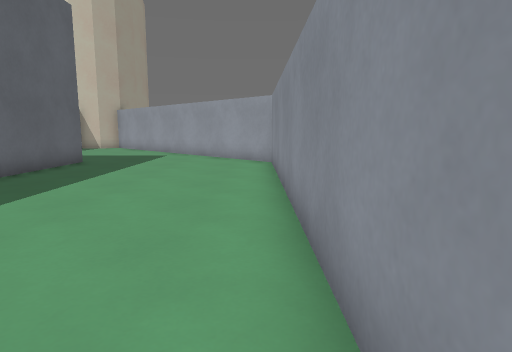
view 1 (above)

16 first-person views from a walk through a Godot game level. The camera is 1.2 m above the floor, tilts 8° down and sees 75° across. The floor is counted in squares, 1 m on a side. Each view is taken from the middle of a square. On the plan, view 1 faces up. The plan holds only what a view shows up to about 14 squares ahead; the rest is blank. The place goes on beyond the plan. Characters and animated objects are not drawn. Surface patterns are stand-ins for the level's own textures.

view 2
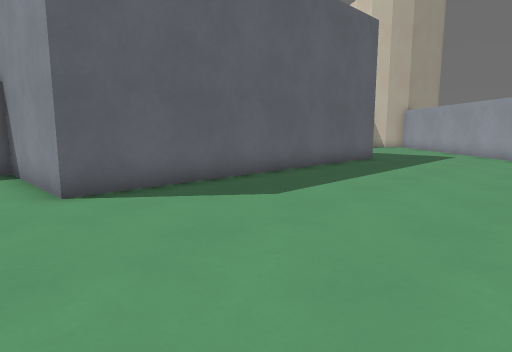

view 3
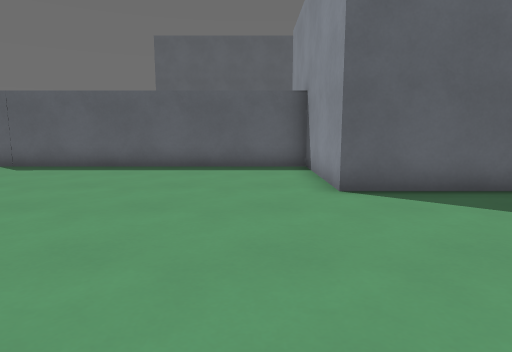

view 4
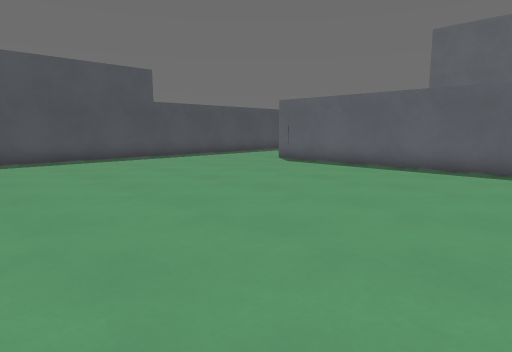

view 5
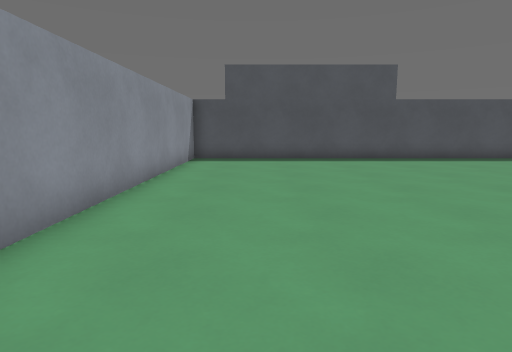

view 6
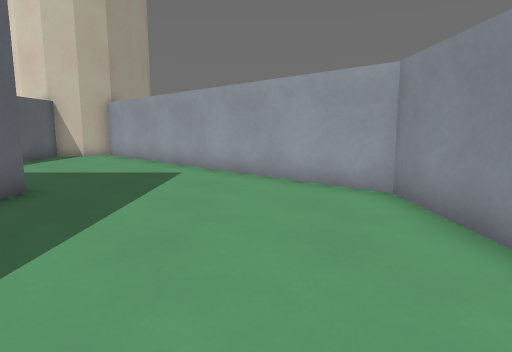

view 7
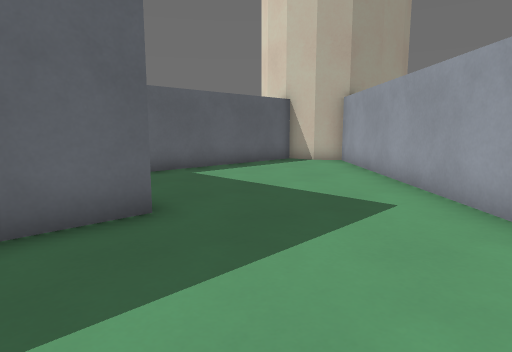

view 8
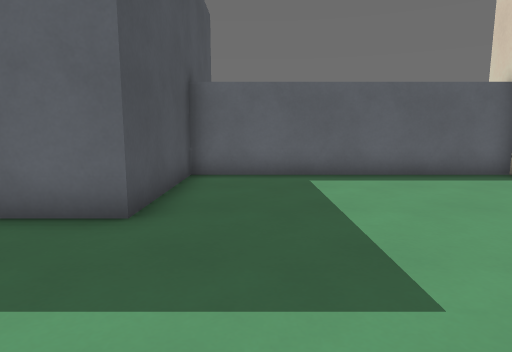

view 9
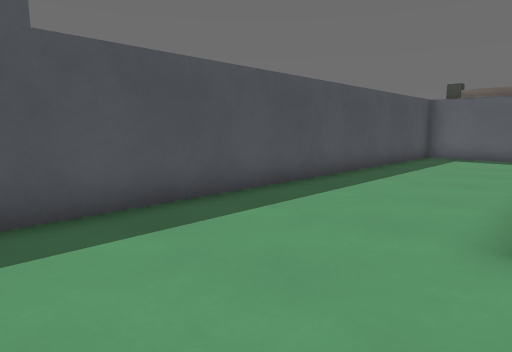

view 10
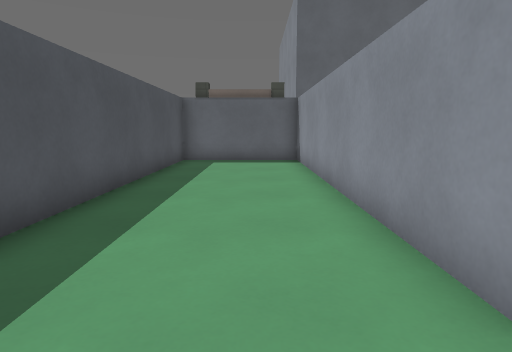

view 11
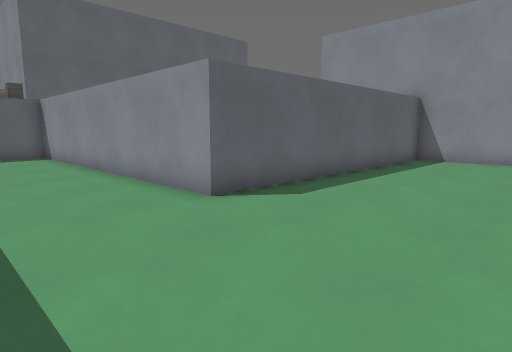

view 12
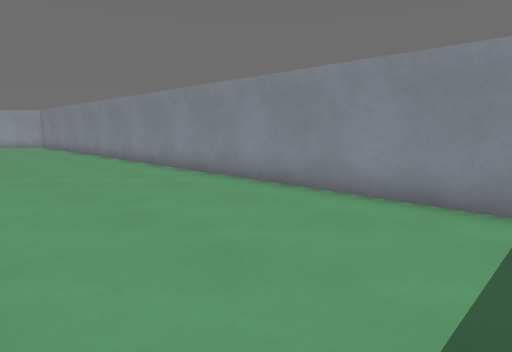

view 13
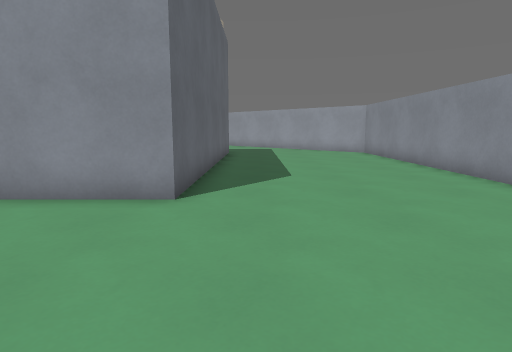

view 14
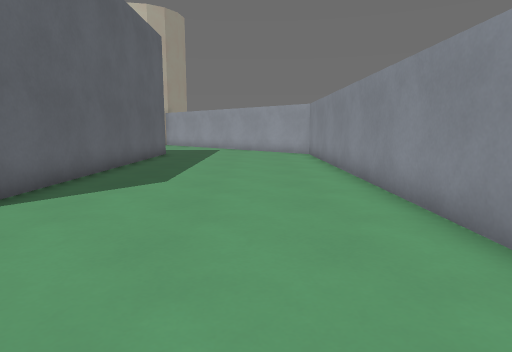

view 15
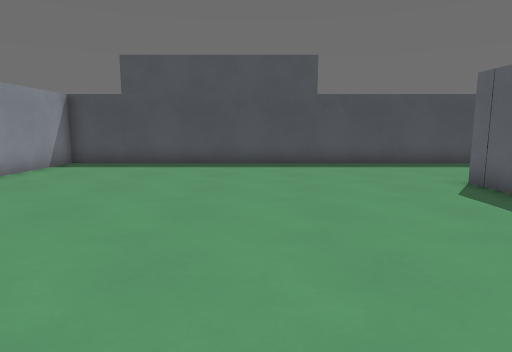

view 16
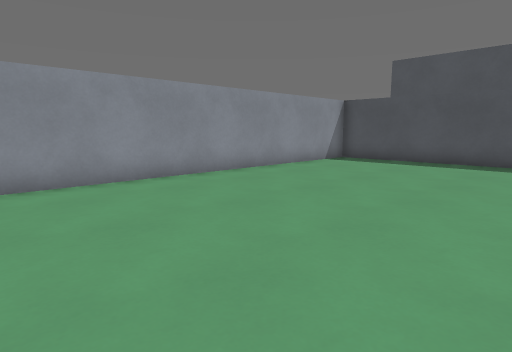

### Floor plan
Points are (right, up) in squares from view 1. A wall is a line through its corners. A room is listed if a view was taken in it or the views show most of it. See-through windows are left out.
Room 1 (views 1, 2, 3, 4, 5, 6, 7, 8, 9, 10, 11, 12, 13, 14, 15, 16)
walls: (-10.8, 20.8) (-10.8, 12.3) (-6.4, 12.3) (-6.4, 0.6) (-10.8, 0.6) (-10.8, -9.4) (-22.1, -9.4) (-22.1, -13.8) (0.6, -13.8) (0.6, 12.2) (-8.9, 21.6)
objects: pillar (-23, -13); other object (-22, -13); cylinder (-10, 21) to (-10, 22)

Positions as (right, up) in squares from view 1, and headings:
1: (0, 0), facing up
2: (0, -1), facing up-left
3: (0, -1), facing left
4: (0, 0), facing down-left
5: (-2, 0), facing down
6: (-2, 6), facing up
7: (-2, 10), facing up-left
8: (-2, 14), facing left
9: (-7, -9), facing down-left
10: (-9, -11), facing left
11: (-6, -13), facing up-left
12: (-5, -13), facing up-right
13: (-5, -5), facing up
14: (-2, -4), facing up
15: (-6, -2), facing down
16: (-7, -1), facing down-right
